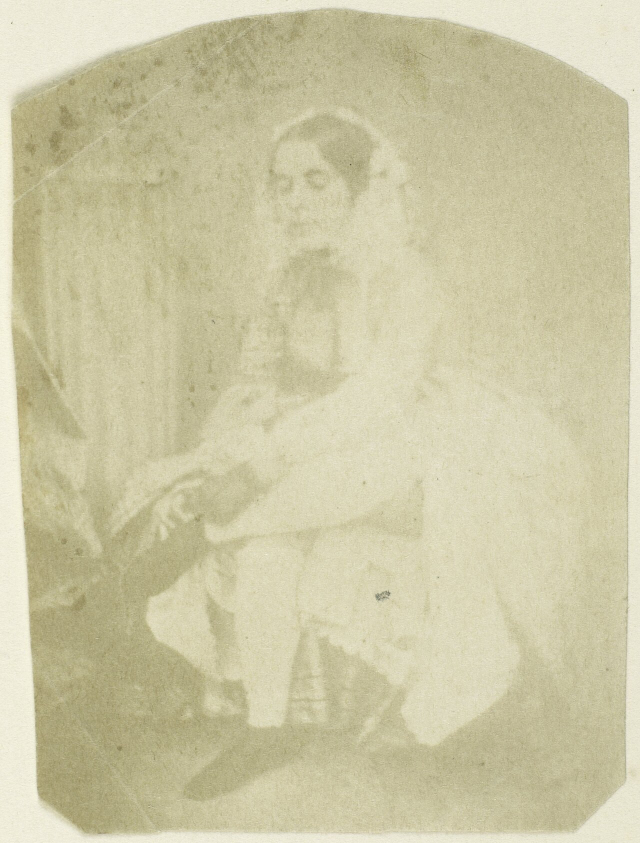
#> input picture publicdomain/gabinete/imagenes/web/asser_stereo_1855.jpg, 1280 x 1686 px (shown at 1/2 size)
$ python -i descargar-imagenes.py   (imports and definitions only)
#> lines starting #> are read from the running program, lines starting #| are printed output that depends on the picture
#!/usr/bin/env python3
"""Importación reproducible de fotografías de la maqueta a recursos LOCALES.

No certifica derechos, edad adulta ni calidad de impresión. Mantiene la URL
externa para las obras cuya descarga no se pudo comprobar.
"""
from __future__ import annotations
import hashlib
import io
import json
import os
import re
import sys
import time
import urllib.error
import urllib.parse
import urllib.request
from datetime import datetime, timezone
from pathlib import Path

from PIL import Image, ImageOps, UnidentifiedImageError

ROOT = Path(__file__).resolve().parents[1]
BOOK = ROOT / "libro.json"
VERS = ROOT / "version.json"
OUT = ROOT / "imagenes"
WEB = OUT / "web"
MASTER = OUT / "maestros"
# [2 lines not run here, left out]
HOSTS = {"upload.wikimedia.org", "thumb.wikimedia.org",
         "commons.wikimedia.org", "www.clevelandart.org",
         "piction.clevelandart.org", "collectionapi.metmuseum.org",
         "images.metmuseum.org"}
MAX_DOWNLOAD = 34 * 1024 * 1024
MAX_MASTER = 14 * 1024 * 1024
LIMIT = int(os.getenv("GABINETE_MAX_IMAGES", "90"))
MAX_ATTEMPTS = int(os.getenv("GABINETE_MAX_ATTEMPTS", "90"))
USER_AGENT = "EditorialSiglo23/1.1 (historical-public-domain-book-research; github-actions)"
# [1 line that did not run here, left out]
manifest = {"generated_utc": datetime.now(timezone.utc).isoformat(),
            "project": "El gabinete prohibido",
            "warning": "La descarga no acredita derechos, identidad, edad adulta ni calidad de imprenta.",
            "files": [], "failures": []}

# [80 lines left out: functions safe_url, candidate_urls, load_binary, valid_image, not called in this run]

def save_image(im):
    ident = im["id"]
    output = WEB / (ident + ".jpg")
    source = im.get("source_url") or im.get("url")
    if output.exists() and output.stat().st_size > 3500:
        with Image.open(output) as existing:
            existing.verify()
        im.setdefault("source_url", source)
        im["url"] = "./imagenes/web/" + ident + ".jpg"
        return {"id": ident, "status": "reutilizado", "web": im["url"],
                "bytes": output.stat().st_size}
    reasons = []
    for url in candidate_urls(im):
        try:
            data, final = load_binary(url)
            image = valid_image(data)
            # Guardamos el original digital cuando es manejable por GitHub.
            if len(data) <= MAX_MASTER and min(image.size) >= 1400:
                ext = {"JPEG": ".jpg", "PNG": ".png", "TIFF": ".tif",
                       "WEBP": ".webp"}.get(image.format)
                if ext:
                    target = MASTER / (ident + ext)
                    if not target.exists():
                        target.write_bytes(data)
                    im["local_master_url"] = "./imagenes/maestros/" + target.name
            image = ImageOps.exif_transpose(image)
            if image.mode not in ("RGB", "L"):
                image = image.convert("RGB")
            elif image.mode == "L":
                image = image.convert("RGB")
            image.thumbnail((2400, 2400), Image.Resampling.LANCZOS)
            image.save(output, "JPEG", quality=88, optimize=True, progressive=True,
                       subsampling=0)
            digest = hashlib.sha256(output.read_bytes()).hexdigest()
            im["source_url"] = source
            im["url"] = "./imagenes/web/" + ident + ".jpg"
            im["web_sha256"] = digest
            im["local_web_available"] = True
            im["download_status"] = "guardado_localmente_en_repositorio"
            # La ubicación de una imagen local no equivale a aprobación de derechos.
            return {"id": ident, "status": "descargado", "web": im["url"],
                    "source": final, "width": image.width, "height": image.height,
                    "bytes": output.stat().st_size, "sha256": digest,
                    "master": im.get("local_master_url"), "quality": im.get("quality")}
        except (OSError, ValueError, urllib.error.URLError,
                UnidentifiedImageError, TimeoutError) as error:
            reasons.append(str(error)[:170])
            continue
    return {"id": ident, "status": "error", "reasons": reasons[:3]}

count = 0
# [12 lines not run here, left out]

manifest["downloaded_count"] = len(manifest["files"])
manifest["failures_count"] = len(manifest["failures"])
# [1 line that did not run here, left out]
manifest["hosted_only_if_deployed"] = True

# [13 lines not run here, left out]

>>> import cv2
>>> picture = cv2.imread('../imagenes/web/asser_stereo_1855.jpg', cv2.IMREAD_GRAYSCALE)
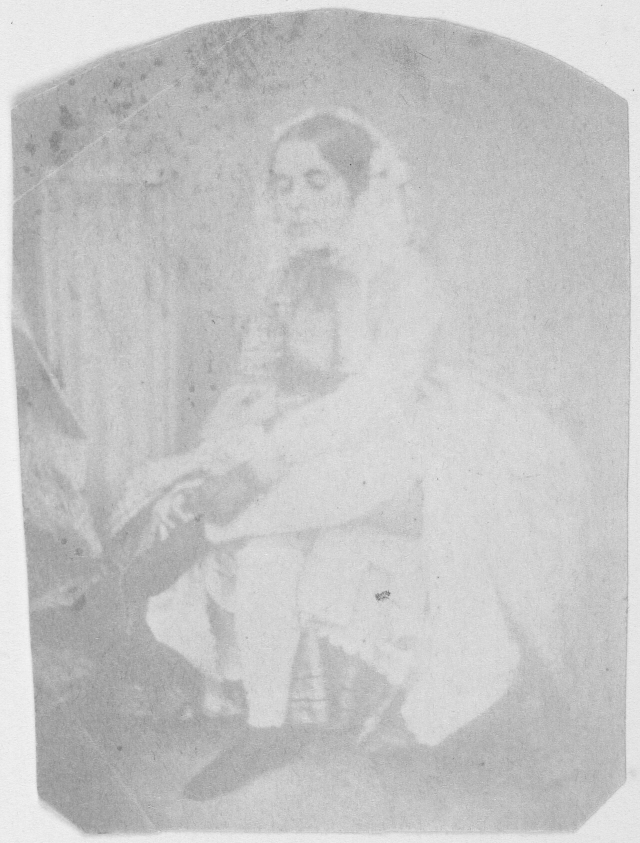
#> picture: shape (1686, 1280) (shown at 1/2 size); min 18, max 251, mean 197
#> (the run stopped early here; a loop or call above may not have finished)
